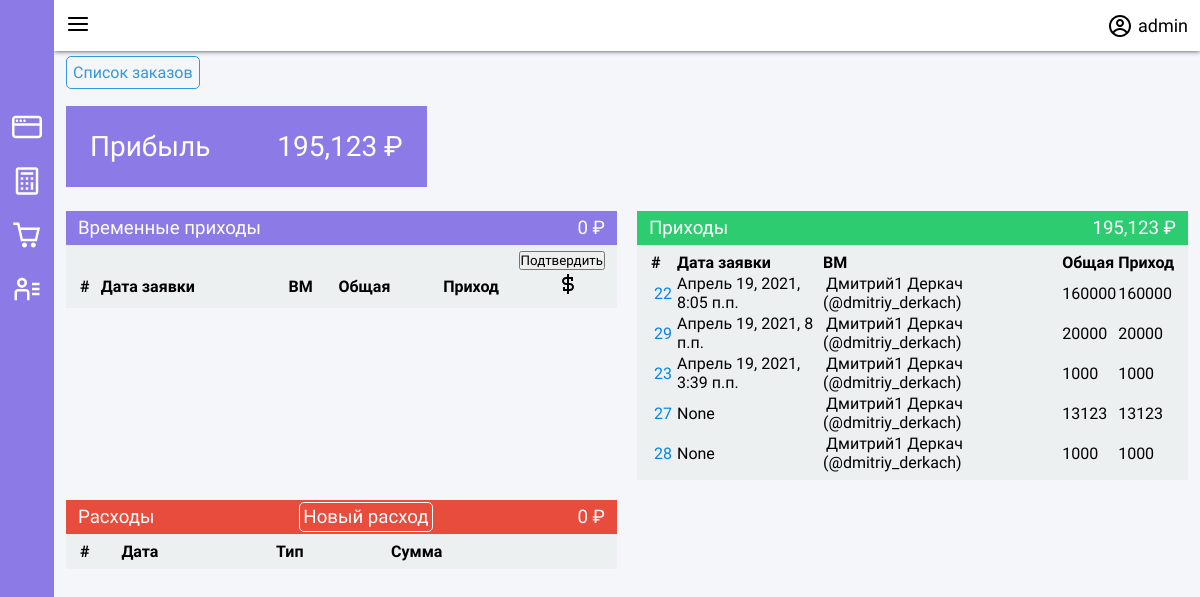
The app's page / (signed in), older data.
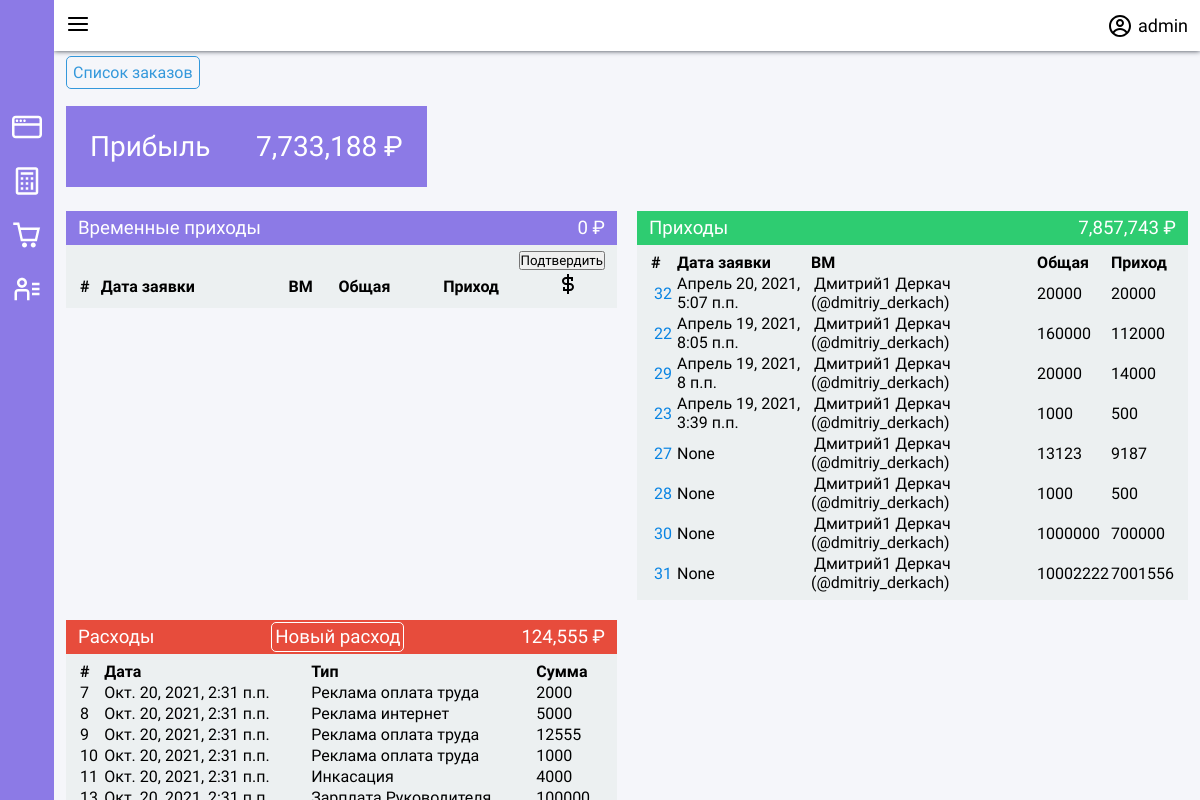
The same page, newer data.
### app/models.py (models this page shows, shortened)
class User(AbstractUser):
    pass

class Order(models.Model):
    class Meta:
        verbose_name = "Заказ"
        verbose_name_plural = "Заказы"
    TypeChoice = (
        ('G', 'Гарантия'),
        ('N', 'Обычный'),
    )
    StatusChoice = (
        ('R', 'Готово'),
        ('W', 'Ждет'),
        ('C', 'Отменен'),
        ('J', 'В работе'),
        ('M', 'Модернизация')
    )
    create_date = models.DateTimeField(verbose_name='Дата и время создания заказа.', auto_now_add=True)
    working_date = models.DateTimeField(verbose_name='Когда начинать работу', blank=True, default=timezone.now()+timezone.timedelta(hours=1))
    closing_date = models.DateTimeField(verbose_name='Дата и время закрытия заказа.', null=True, blank=True)
    client_name = models.CharField(max_length=256, verbose_name='Имя клиента', blank=True, default='')
    master_advert_name = models.CharField(max_length=128,verbose_name='Рекламное имя ВМ', blank=True, null=True)
    client_adress = models.CharField(max_length=256, verbose_name='Адрес', blank=True, default='')
    client_phone = models.CharField(max_length=128, verbose_name='Телефон клиента', blank=True, default='')
    client_city = models.ForeignKey(
        to=City,
        related_name='client_city',
        related_query_name='client_cities',
        verbose_name='Город',
        null=True,
        on_delete=models.SET_NULL
    )
    order_type = models.CharField(max_length=1, verbose_name='Тип', choices=TypeChoice, default='N')
    order_status = models.CharField(max_length=1, verbose_name='Статус', choices=StatusChoice, default='W')
    comment = models.TextField(verbose_name='Проблема', blank=True, default='')
    announced_amounts = models.TextField(verbose_name='Цены озвучены', blank=True, default='')
    master = models.ForeignKey(
        TelegramProfile,
        on_delete=models.SET_NULL,
        related_name='orders',
        related_query_name='order',
        limit_choices_to={'is_master': True},
        verbose_name='ВМ',
        blank=True,
        null=True
    )
    master_requests = models.ManyToManyField(
        TelegramProfile,
        related_name='orders_request',
        related_query_name='order_request',
        limit_choices_to={'is_master': True},
        blank=True,
        verbose_name='Предложения ВМ',
    )
    amount = models.PositiveIntegerField(verbose_name='Цена услуг', default=0)
    master_comment = models.TextField(verbose_name='Комментарий мастера', blank=True, default='')
    cashed = models.BooleanField(verbose_name='Деньги собраны?', default=False, blank=True)
    cached_master_percent = models.FloatField(verbose_name='Процент мастера.', default=0, blank=True)
    @property
    def get_amount(self):
            if self.amount:
                return self.amount
            else:
                return 0
    @property
    def get_master_amount(self):
        return int(self.get_amount * self.master_coef)
    @property
    def get_clear_amount(self):
        return int(self.get_amount - self.get_master_amount)
    @property
    def get_cashed_value(self):
        if self.cashed:
            return self.get_clear_amount
        return 0
    @property
    def master_coef(self):
        if self.master:
            if self.order_status == 'R':
                return self.cached_master_percent
        return 0

class TelegramProfile(models.Model):
    class Meta:
        verbose_name = "Телеграм профиль"
        verbose_name_plural = "Телеграм профиля"
    telegram_first_name = models.CharField(
        max_length=128, verbose_name='Имя')
    telegram_last_name = models.CharField(
        max_length=128, verbose_name='Фамилия', blank=True, null=True)
    telegram_username = models.CharField(
        max_length=128, verbose_name='Telegram имя пользователя', blank=True, null=True)
    telegram_chat_id = models.CharField(max_length=128, verbose_name='Telegram id чата', unique=True)
    is_master = models.BooleanField(verbose_name='Является мастером?', blank=True, default=False)
    is_operator = models.BooleanField(verbose_name='Является оператором?', blank=True, default=False)
    percents = models.CharField(max_length=512, verbose_name='Проценты', help_text='[от-до%процент, от-до%процент...]. Если интервалы пересекаются, будет выбран первый в списке.', blank=False, default='0-2999%35,3000-999999%50') #amountFrom-amountTo%percent,amountFrom-amountTo%percent,amountFrom-amountTo%percent
    def __str__(self):
        string = self.telegram_first_name + ' ' + self.telegram_last_name
        if self.telegram_username:
            string += ' (@' + self.telegram_username + ')'
        return string

class Spending(models.Model):
    class Meta:
        verbose_name = 'Расход'
        verbose_name_plural = 'Расходы'
    TypeChoices = tuple(enumerate(['Реклама оплата труда', 'Реклама материал', 'Реклама интернет', 'Зарплата Руководителя', 'Зарплата Подчиненых', 'Командировка', 'Аренда', 'Инкасация', 'Перенос с прошлого мес.']))
    date = models.DateTimeField(verbose_name='Дата расхода', blank=True, null=True)
    spending_type = models.SmallIntegerField(verbose_name='Тип', choices=TypeChoices, default=TypeChoices[0][0])
    comment = models.TextField(verbose_name='Комментарий', blank=True, null=True, max_length=512)
    amount = models.IntegerField(verbose_name='Сумма')
    @property
    def verbose_type(self):
        return dict(Spending.TypeChoices)[self.spending_type]

### app/views.py (the view, shortened to what this page needs)
# urls.py: path('', views.index, name='index'),
def index(request):
    if not request.user.is_authenticated:
        return redirect(reverse_lazy('login'))
    if request.method == 'GET':
        sum_cash = get_sum_cash()
        spends_amount = get_all_spends()
        profit = sum_cash - spends_amount
        context = {
            'uncashed_orders': models.Order.objects.filter(order_status='R').filter(cashed=False).exclude(master=None).order_by('-closing_date'),
            'cashed_orders': models.Order.objects.filter(order_status='R').filter(cashed=True).exclude(master=None).order_by('-closing_date'),
            'temp_cash': get_sum_temp_cash(),
            'cash': sum_cash,
            'spends': models.Spending.objects.all(),
            'spends_amount': spends_amount,
            'profit': profit,
        }
        return render(request, 'index.html', context=context)

### app/templatetags/my_tags.py (called while the page is built)
@register.filter(name='humanize_int')
def humanize_int(number):
    return humanize.intcomma(number)

### app/views.py (called while the page is built)
def get_sum_temp_cash():
    queryset = models.Order.objects.filter(order_status='R').exclude(cashed=True).exclude(master=None)
    t = 0
    for order in queryset:
        t += order.get_clear_amount
    return t

def get_sum_cash():
    queryset = models.Order.objects.filter(order_status='R').filter(cashed=True).exclude(master=None)
    t = 0
    for order in queryset:
        t += order.get_cashed_value
    return t

def get_all_spends():
    queryset = models.Spending.objects.all()
    t = 0
    for spend in queryset:
        t += spend.amount
    return t

### templates/index.html (shortened to what this page needs)
{% extends 'base.html' %}
{% load my_tags %}
{% load static %}
{% block html_header %}
<link rel="stylesheet" href="{% static 'css/box-office.css' %}">
<link rel="stylesheet" href="{% static 'css/orders.css' %}">
{% endblock %}
{% block content %}
<div class="container">
    <a href="{% url 'orders' %}" class="button-primary">Список заказов</a>
    <div class="metric">
        <div class="metric_card">
            <div class="metric_header">
                Прибыль
            </div>
            <div class="metric_info">
                {{ profit|humanize_int }} ₽
            </div>
        </div>
    </div>
    <div class="box-office">
        <div class="temp">
            <div class="box_header">
                <div>Временные приходы</div>
                <div>{{ temp_cash|humanize_int }} ₽</div>
            </div>
            <div class="box_body">
                <table style="width: 100%; text-align: left;">
                    <tr>
                        <th>#</th>
                        <th>Дата заявки</th>
                        <th>ВМ</th>
                        <th>Общая</th>
                        <th>Приход</th>
                        <th>                </th>
                    </tr>
                    <form method="POST">
                        <div style="display: flex; justify-content: flex-end;">
                            <input type="submit" value="Подтвердить">
                        </div>
                    </form>
                </table>
            </div>
        </div>
        <div class="profit">
            <div class="box_header" style="background-color: #2ecc71;">
                <div>Приходы</div>
                <div>{{ cash|humanize_int }} ₽</div>
            </div>
            <div class="box_body">
                <table style="width: 100%; text-align: left;">
                    <tr>
                        <th>#</th>
                        <th>Дата заявки</th>
                        <th>ВМ</th>
                        <th>Общая</th>
                        <th>Приход</th>
                    </tr>
                    {% for order in cashed_orders %}
                    <tr>
                        <td><a href="{% url 'orders/detail' order.id %}" class="button" style="color: #0984e3;">{{order.id}}</a></td>
                        <td>{{order.closing_date}}</td>
                        <td><a href="{% url 'masters/detail' order.master.id %}">{{order.master}}</a></td>
                        <td>{{order.get_amount}}</td>
                        <td>{{order.get_cashed_value}}</td>
                    </tr>
                    {% endfor %}
                </table>
            </div>
        </div>
        <div class="spending">
            <div class="box_header" style="background-color: #e74c3c;">
                <div>Расходы</div>
                <div><a href="{% url 'spending/create' %}" style="color: white; border: 1px solid white;">Новый расход</a></div>
                <div>{{ spends_amount|humanize_int }} ₽</div>
            </div>
            <div class="box_body">
                <table style="width: 100%; text-align: left;">
                    <tr>
                        <th>#</th>
                        <th>Дата</th>
                        <th>Тип</th>
                        <th>Сумма</th>
                    </tr>
                    {% for spend in spends %}
                    <tr>
                        <td>{{spend.id}}</td>
                        <td>{{spend.date}}</td>
                        <td>{{spend.verbose_type}}</td>
                        <td>{{spend.amount}}</td>
                    </tr>
                    {% endfor %}
                </table>
            </div>
        </div>
    </div>
</div>
{% endblock %}

### templates/base.html (shortened to what this page needs)
{% load static %}
{% load my_tags %}
<!DOCTYPE html>
<html lang="en">
<head>
    <link rel="stylesheet" href="{% static 'css/main.css' %}">
    <link rel="stylesheet" href="{% static 'css/header.css' %}">
    <link rel="stylesheet" href="{% static 'css/sidebar.css' %}">
    <link rel="stylesheet" href="{% static 'css/grid.css' %}">
    <link rel="stylesheet" href="{% static 'css/tags/warning.css' %}">
    <link rel="stylesheet" href="{% static 'css/forms.css' %}">
    <link rel="stylesheet" href="{% static 'css/masters.css' %}">
    <link rel="stylesheet" href="{% static 'css/paginator.css' %}">
    <link rel="stylesheet" href="{% static 'css/box-office.css' %}">
    {% block html_header %}{% endblock %}
</head>
<body>
    {% include 'components/sidebar.html' %}
    <div class="wrapper">
        <nav class="header p-3">
            <button class="burger_toggle">
            </button>
            <a class="profile f-row" href="{% url 'profile' request.user.id %}">
                <span>{{ request.user.username }}</span>
            </a>
        </nav>
        {% block content %}
        {% endblock %}
    </div>
</body>
</html>

### templates/components/sidebar.html (shortened to what this page needs)
{% load static %}
<div id="sidebar">
    <nav>
        {% if request.user.is_superuser %}
        <a class="sidebar_button" href="/admin" title="Админка">
        </a>
        <a class="sidebar_button" href="{% url 'index' %}" title="Главная">
        </a>
        {% endif %}
        <a class="sidebar_button" href="{% url 'orders' %}" title="Заказы">
        </a>
        <a class="sidebar_button" href="{% url 'masters' %}" title="Мастера">
        </a>
    </nav>
</div>

### app/static/css/main.css (style rules this page uses)
* { font-family: 'Montserrat', sans-serif; padding: 0; margin: 0; --main-pink-color: #8C7AE6; --main-bg-color: #f5f6fa; }
html, body { width: 100%; height: 100%; overflow-y: hidden; display: flex; }
button, a { background: none; border: none; padding: 0px; margin: 0px; cursor: pointer; outline: none; border-radius: 5px; transition: 0.2s; text-decoration: none; color: black; padding: 3px; }
.button-primary { border: 1px solid #3498db; color: #3498db; padding: 6px; }
.wrapper { height: 100%; width: 100%; display: flex; flex-direction: column; background: var(--main-bg-color); }
.container { width: 100%; height: 100%; box-sizing: border-box; overflow-y: auto; padding: 12px; }
.f-row { display: flex; flex-direction: row; justify-content: center; align-items: center; }

### app/static/css/header.css (style rules this page uses)
.header { display: flex; flex-direction: row; align-items: center; justify-content: space-between; background: white; box-shadow: 0px 0px 5px #353b48; z-index: 9998; }
.profile { font-size: 18px; padding: 12px; }
.profile span { margin-left: 6px; }

### app/static/css/sidebar.css (style rules this page uses)
#sidebar { display: flex; flex-direction: column; background: var(--main-pink-color); z-index: 9999; }
#sidebar svg { width: 30px; height: 30px; }
#sidebar nav { margin-top: 100px; }
.burger_toggle { color: black; width: fit-content !important; padding: 12px; transition: 0.3s; }
#sidebar .sidebar_button { display: flex; align-items: center; width: 100%; box-sizing: border-box; padding: 12px; color: white; font-weight: 500; cursor: pointer; border-radius: 50px; transition: 0.2s; }
#sidebar .sidebar_button * { cursor: pointer; }

### app/static/css/forms.css (style rules this page uses)
form { display: flex; flex-direction: column; }

### app/static/css/box-office.css (style rules this page uses)
.box-office { margin-top: 12px; width: 100%; display: grid; grid-template-columns: repeat(2, 1fr); grid-gap: 20px; }
.box-office div { box-sizing: border-box; }
.box-office .box_header { background-color: var(--main-pink-color); color: white; font-size: 14pt; padding: 6px 12px; display: flex; justify-content: space-between; }
.box-office .box_body { padding: 6px 12px; background-color: #ecf0f1; }

### app/static/css/orders.css (style rules this page uses)
.metric { display: grid; grid-template-columns: repeat(3, 1fr); grid-gap: 20px; margin: 24px 0; }
.metric_card { background: white; color: var(--main-pink-color); padding: 24px; font-size: 28px; display: flex; justify-content: space-between; }
.metric_card:last-of-type { background: var(--main-pink-color); color: white; }

Row changes from the older to the newer data that the page shows:
added Order: id "32", closing_date "Апрель 20, 2021, 5:07 п.п.", master "Дмитрий1 Деркач (@dmitriy_derkach)", get_amount "20000", get_cashed_value "20000"
changed Order "Апрель 19, 2021, 8:05 п.п.": get_cashed_value "160000" → "112000"
changed Order "Апрель 19, 2021, 8 п.п.": get_cashed_value "20000" → "14000"
changed Order "Апрель 19, 2021, 3:39 п.п.": get_cashed_value "1000" → "500"
changed Order id 27: get_cashed_value "13123" → "9187"
changed Order id 28: get_cashed_value "1000" → "500"
added Order: id "30", closing_date "None", master "Дмитрий1 Деркач (@dmitriy_derkach)", get_amount "1000000", get_cashed_value "700000"
added Order: id "31", closing_date "None", master "Дмитрий1 Деркач (@dmitriy_derkach)", get_amount "10002222", get_cashed_value "7001556"
added Spending: id "7", date "Окт. 20, 2021, 2:31 п.п.", verbose_type "Реклама оплата труда", amount "2000"
added Spending: id "8", date "Окт. 20, 2021, 2:31 п.п.", verbose_type "Реклама интернет", amount "5000"
added Spending: id "9", date "Окт. 20, 2021, 2:31 п.п.", verbose_type "Реклама оплата труда", amount "12555"
added Spending: id "10", date "Окт. 20, 2021, 2:31 п.п.", verbose_type "Реклама оплата труда", amount "1000"
added Spending: id "11", date "Окт. 20, 2021, 2:31 п.п.", verbose_type "Инкасация", amount "4000"
Text that changed along with them:
{{ profit|humanize_int }}: "195,123" → "7,733,188"
{{ cash|humanize_int }}: "195,123" → "7,857,743"
{{ spends_amount|humanize_int }}: "0" → "124,555"
